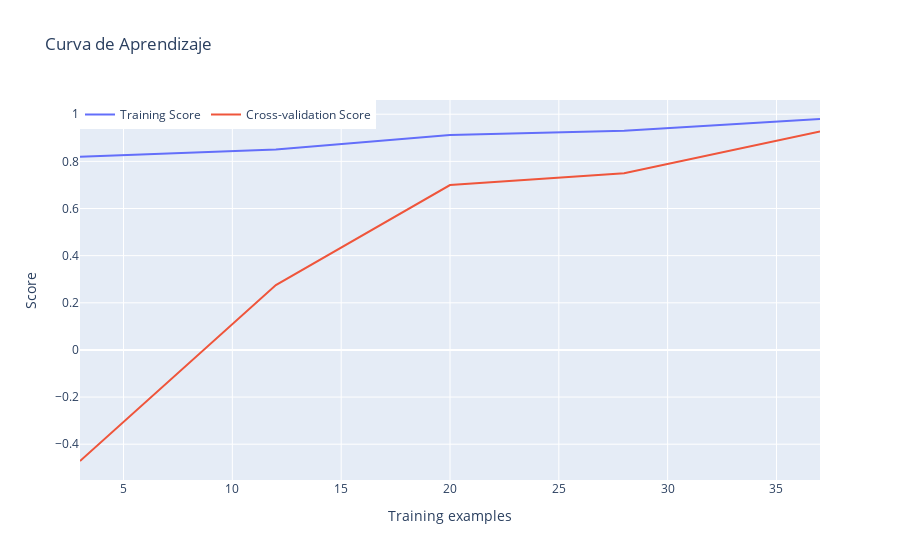

Source (notebook cell):
### Markdown cell above
### Graficando el proceso de entrenamiendo y testeo del Modelo

### Code cell
from sklearn.model_selection import learning_curve
import plotly.graph_objects as go

# Calculamos la curva de aprendizaje
train_sizes, train_scores, test_scores = learning_curve(model_taxi, X_train, y_train, cv=5)

# Calculamos los promedios de los puntajes de entrenamiento y validación cruzada
train_scores_mean = np.mean(train_scores, axis=1)
test_scores_mean = np.mean(test_scores, axis=1)

# Creamos un objeto figura de Plotly
fig = go.Figure()

# Añadimos la curva de aprendizaje del puntaje de entrenamiento
fig.add_trace(go.Scatter(x=train_sizes, y=train_scores_mean, mode='lines', name='Training Score'))

# Añadimos la curva de aprendizaje del puntaje de validación cruzada
fig.add_trace(go.Scatter(x=train_sizes, y=test_scores_mean, mode='lines', name='Cross-validation Score'))

# Actualizamos el diseño del gráfico
fig.update_layout(
    title='Curva de Aprendizaje',
    xaxis_title='Training examples',
    yaxis_title='Score',
    legend=dict(x=0, y=1, traceorder='normal', orientation='h'),
)

# Mostramos el gráfico
fig.show()

### Figure 1 — Plotly figure (JSON) as saved in the notebook; plotly's stock layout.template omitted (floating-point values rounded to 4 significant figures)
{"data": [{"mode": "lines", "name": "Training Score", "type": "scatter", "x": [3, 12, 20, 28, 37], "y": [0.8198, 0.8499, 0.9121, 0.9298, 0.9798]}, {"mode": "lines", "name": "Cross-validation Score", "type": "scatter", "x": [3, 12, 20, 28, 37], "y": [-0.4713, 0.2753, 0.6997, 0.7498, 0.9266]}], "layout": {"legend": {"orientation": "h", "traceorder": "normal", "x": 0, "y": 1}, "title": {"text": "Curva de Aprendizaje"}, "xaxis": {"title": {"text": "Training examples"}}, "yaxis": {"title": {"text": "Score"}}}}
